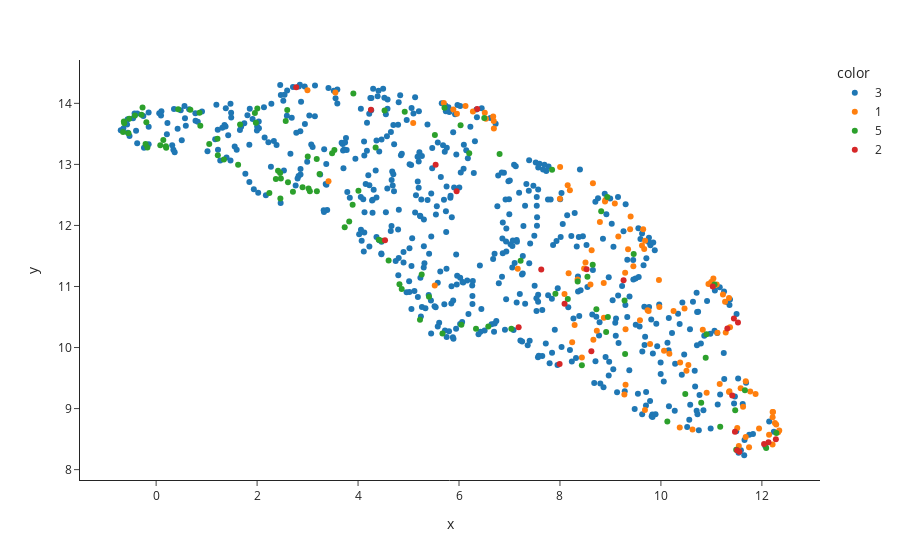

Write notebook code for a chart like this one.
### Markdown cell above
We can generate a UMAP plot that visualizes the cell morphology space, with each point colored according to the age of each worm in days. The metadata for each neuron in this example is provided in the file ```CAJAL/data/c_elegans_features.csv```, which can be found in the GitHub repository of CAJAL. This metadata includes information such as the age of the worm in days and the genotype of each gene (0: wild-type; 1: mutant).

### Code cell
import cajal.utilities
import umap
import pandas
import plotly.express

# Read GW distance matrix
cells, gw_dist_dict = cajal.utilities.read_gw_dists("CAJAL/data_worm/c_elegans_gw_dist.csv", header=True)
gw_dist = cajal.utilities.dist_mat_of_dict(gw_dist_dict)

# Compute UMAP representation
reducer = umap.UMAP(metric="precomputed", random_state=1)
embedding = reducer.fit_transform(gw_dist)

# Download metadata
metadata = pandas.read_csv("CAJAL/data_worm/c_elegans_features.csv", index_col = "cell_name")

# Visualize UMAP
plotly.express.scatter(x=embedding[:,0], 
                       y=embedding[:,1], 
                       template="simple_white", 
                       hover_name=[m + ".swc" for m in cells],
                       color = [str(m) for m in metadata["day"]])

### Figure 1 — Plotly figure (JSON) as saved in the notebook; plotly's stock layout.template omitted (floating-point values rounded to 4 significant figures; data arrays with more than 128 entries replaced by an {"elided": "..."} marker saying what was removed)
{"data": [{"hovertemplate": "<b>%{hovertext}</b><br><br>color=3<br>x=%{x}<br>y=%{y}<extra></extra>", "hovertext": {"elided": "569 str values"}, "legendgroup": "3", "marker": {"color": "#1F77B4", "symbol": "circle"}, "mode": "markers", "name": "3", "orientation": "v", "showlegend": true, "type": "scatter", "x": {"elided": "569 float values"}, "xaxis": "x", "y": {"elided": "569 float values"}, "yaxis": "y"}, {"hovertemplate": "<b>%{hovertext}</b><br><br>color=1<br>x=%{x}<br>y=%{y}<extra></extra>", "hovertext": ["folder_2016-10-7_file_541 day 1_1-exported.swc", "folder_2016-10-7_file_541 day 1_2-exported.swc", "folder_2016-10-7_file_541 day 1_3-exported.swc", "folder_2016-10-7_file_541 day 1_4-exported.swc", "folder_2016-10-7_file_541 day 1_5-exported.swc", "folder_2016-10-7_file_mir-1 541 day 1_1-exported.swc", "folder_2016-10-7_file_mir-1 541 day 1_2-exported.swc", "folder_2016-10-7_file_mir-1 541 day 1_3-exported.swc", "folder_2016-10-7_file_mir-1 541 day 1_4-exported.swc", "folder_2016-10-7_file_mir-1 541 day 1_5-exported.swc", "folder_2016-5-24_file_525 day 1_1-exported.swc", "folder_2016-5-24_file_525 day 1_2-exported.swc", "folder_2016-5-24_file_525 nrx-1 day 1_1-exported.swc", "folder_2016-5-24_file_525 nrx-1 day 1_2-exported.swc", "folder_2016-5-24_file_525 nrx-1 day 1_3-exported.swc", "folder_2016-5-24_file_525 nrx-1 day 1_4-exported.swc", "folder_2016-5-24_file_525 nrx-1 day 1_5-exported.swc", "folder_2016-5-24_file_525 nrx-1 day 1_6-exported.swc", "folder_2016-7-22_file_525 day 1 _1-exported.swc", "folder_2016-7-22_file_525 day 1 _2-exported.swc", "folder_2016-7-22_file_525 day 1 _3-exported.swc", "folder_2016-7-22_file_525 day 1 _4-exported.swc", "folder_2016-7-22_file_525 day 1 _5-exported.swc", "folder_2016-7-22_file_525 nrx_1 day 1 _1-exported.swc", "folder_2016-7-22_file_525 nrx_1 day 1 _2-exported.swc", "folder_2016-7-22_file_525 nrx_1 day 1 _3-exported.swc", "folder_2016-7-22_file_525 nrx_1 day 1 _4-exported.swc", "folder_2016-7-22_file_525 nrx_1 day 1 _5-exported.swc", "folder_2016-7-22_file_541 day 1 _1-exported.swc", "folder_2016-7-22_file_541 day 1 _2-exported.swc", "folder_2016-7-22_file_541 day 1 _3-exported.swc", "folder_2016-7-22_file_541 day 1 _4-exported.swc", "folder_2016-7-22_file_541 day 1 _5-exported.swc", "folder_2016-7-22_file_541 nlg1 day 1 _1-exported.swc", "folder_2016-7-22_file_541 nlg1 day 1 _2-exported.swc", "folder_2016-7-22_file_541 nlg1 day 1 _3-exported.swc", "folder_2016-7-22_file_541 nlg1 day 1 _4-exported.swc", "folder_2016-7-22_file_541 nlg1 day 1 _6-exported.swc", "folder_2016-9-8_file_541 day1_1-exported.swc", "folder_2016-9-8_file_541 day1_2-exported.swc", "folder_2016-9-8_file_541 day1_3-exported.swc", "folder_2016-9-8_file_541 day1_4-exported.swc", "folder_2016-9-9_file_525 day 1_1-exported.swc", "folder_2016-9-9_file_525 day 1_2-exported.swc", "folder_2016-9-9_file_525 day 1_3-exported.swc", "folder_2016-9-9_file_525 day 1_4-exported.swc", "folder_2016-9-9_file_525 day 1_5-exported.swc", "folder_2016-9-9_file_525 day 1_6-exported.swc", "folder_2017-3-15_file_541 day1_1-exported.swc", "folder_2017-3-15_file_541 day1_2-exported.swc", "folder_2017-3-15_file_541 day1_4-exported.swc", "folder_2017-3-15_file_541 day1_5-exported.swc", "folder_2017-8-15_file_541 day 1_1-exported.swc", "folder_2017-8-15_file_541 day 1_2-exported.swc", "folder_2017-8-15_file_541 day 1_3-exported.swc", "folder_2017-8-15_file_541 day 1_4-exported.swc", "folder_2017-8-15_file_541 day 1_5-exported.swc", "folder_2017-8-15_file_541 day 1_6-exported.swc", "folder_2017-8-15_file_nrx1 543 day1_2-exported.swc", "folder_2017-8-15_file_nrx1 543 day1_3-exported.swc", "folder_2017-8-15_file_nrx1 543 day1_4-exported.swc", "folder_2017-8-15_file_nrx1 543 day1_5-exported.swc", "folder_2017-8-16_file_541 day 1_1-exported.swc", "folder_2017-8-16_file_541 day 1_2-exported.swc", "folder_2017-8-16_file_541 day 1_3-exported.swc", "folder_2017-8-16_file_541 day 1_4-exported.swc", "folder_2017-8-16_file_541 day 1_5-exported.swc", "folder_2017-8-16_file_541 day 1_6-exported.swc", "folder_2017-8-16_file_541 day 1_7-exported.swc", "folder_2017-8-16_file_unc-25 541 day 1_1-exported.swc", "folder_2017-8-16_file_unc-25 541 day 1_2-exported.swc", "folder_2017-8-16_file_unc-25 541 day 1_3-exported.swc", "folder_2017-8-16_file_unc-25 541 day 1_4-exported.swc", "folder_2017-8-16_file_unc-25 541 day 1_5-exported.swc", "folder_2017-8-16_file_unc-25 541 day 1_6-exported.swc", "folder_2017-8-16_file_unc-25 541 day 1_7-exported.swc", "folder_2017-8-16_file_unc-97  541 day 1_-exported.swc", "folder_2017-8-16_file_unc-97  541 day 1_2-exported.swc", "folder_2017-8-16_file_unc-97  541 day 1_3-exported.swc", "folder_2017-8-16_file_unc-97  541 day 1_4-exported.swc", "folder_2017-8-16_file_unc-97  541 day 1_5-exported.swc", "folder_2017-8-16_file_unc-97  541 day 1_6-exported.swc", "folder_2017-8-22_file_unc-25 541 day 1_1-exported.swc", "folder_2017-8-22_file_unc-25 541 day 1_2-exported.swc", "folder_2017-8-22_file_unc-25 541 day 1_3-exported.swc", "folder_2017-8-22_file_unc-25 541 day 1_4-exported.swc", "folder_2017-8-22_file_unc-25 541 day 1_5-exported.swc", "folder_2017-8-22_file_unc-97 541 day 1_1-exported.swc", "folder_2017-8-22_file_unc-97 541 day 1_2-exported.swc", "folder_2017-8-22_file_unc-97 541 day 1_3-exported.swc", "folder_2017-8-22_file_unc-97 541 day 1_4-exported.swc", "folder_2017-8-22_file_unc-97 541 day 1_5-exported.swc", "folder_2017-8-23_file_unc-25 541 day 1_1-exported.swc", "folder_2017-8-23_file_unc-25 541 day 1_2-exported.swc", "folder_2017-8-23_file_unc-25 541 day 1_3-exported.swc", "folder_2017-8-23_file_unc-25 541 day 1_4-exported.swc", "folder_2017-8-23_file_unc-97 541 day 1_2-exported.swc", "folder_2017-8-23_file_unc-97 541 day 1_3-exported.swc", "folder_2017-8-23_file_unc-97 541 day 1_4-exported.swc", "folder_2017-8-30_file_541  day 1_1-exported.swc", "folder_2017-8-30_file_541  day 1_2-exported.swc", "folder_2017-8-30_file_541  day 1_3-exported.swc", "folder_2017-8-30_file_unc-25 541 day 1_1-exported.swc", "folder_2017-8-30_file_unc-25 541 day 1_2-exported.swc"], "legendgroup": "1", "marker": {"color": "#FF7F0E", "symbol": "circle"}, "mode": "markers", "name": "1", "orientation": "v", "showlegend": true, "type": "scatter", "x": [9.156, 8.29, 2.998, 8.73, 10.83, 9.585, 11.28, 9.961, 9.299, 9.454, 8.867, 10.38, 6.276, 5.699, 8.506, 12.14, 3.414, 11.04, 11.51, 8.434, 6.691, 8.003, 8.892, 9.276, 10.47, 11.27, 8.349, 11.04, 8.242, 8.604, 8.153, 11.58, 10.25, 7.163, 9.291, 11.63, 8.662, 8.171, 5.888, 9.625, 9.669, 9.785, 8.653, 10.63, 8.479, 8.089, 8.197, 8.87, 10.17, 11.68, 9.736, 12.21, 5.959, 10.06, 8.628, 6.677, 8.791, 7.999, 9.39, 9.087, 12.26, 8.901, 5.52, 10.94, 12.21, 6.534, 9.299, 6.688, 12.32, 11.07, 10.37, 10.54, 11.37, 11.68, 11.35, 9.969, 3.551, 11.12, 5.093, 12.22, 6.129, 12.21, 12.28, 6.511, 9.349, 10.91, 12.34, 10.51, 11.88, 11.77, 11.35, 11.0, 11.16, 9.756, 9.686, 11.75, 11.23, 11.1, 9.648, 11.36, 11.54, 11.94, 9.4, 9.684], "xaxis": "x", "y": [11.82, 10.37, 14.21, 10.27, 10.29, 10.45, 10.24, 11.11, 10.3, 11.33, 11.06, 9.755, 13.87, 14.01, 11.39, 8.573, 12.72, 11.04, 8.683, 9.839, 13.59, 12.96, 12.39, 9.23, 10.64, 10.75, 11.12, 11.13, 10.09, 11.03, 12.66, 9.334, 10.6, 11.29, 11.23, 9.028, 10.13, 11.22, 13.9, 11.67, 11.61, 10.06, 12.69, 8.658, 11.3, 10.88, 12.58, 10.49, 9.9, 8.533, 10.61, 8.943, 13.83, 9.948, 11.6, 13.78, 12.05, 12.44, 11.94, 12.36, 8.766, 12.42, 11.02, 11.04, 8.858, 13.75, 9.391, 13.71, 8.614, 11.03, 8.691, 9.714, 10.33, 9.449, 9.272, 10.66, 14.18, 10.24, 13.68, 8.945, 13.96, 8.413, 8.741, 13.84, 11.61, 9.257, 8.64, 9.62, 9.237, 9.282, 10.81, 11.07, 9.401, 10.6, 11.75, 8.368, 10.87, 11.03, 11.94, 9.285, 8.387, 8.672, 12.15, 8.978], "yaxis": "y"}, {"hovertemplate": "<b>%{hovertext}</b><br><br>color=5<br>x=%{x}<br>y=%{y}<extra></extra>", "hovertext": ["folder_2016-5-15_file_525 day 5_1-exported.swc", "folder_2016-5-15_file_525 day 5_2-exported.swc", "folder_2016-5-15_file_525 day 5_3-exported.swc", "folder_2016-5-15_file_525 day 5_4-exported.swc", "folder_2016-5-15_file_525 day 5_5-exported.swc", "folder_2016-5-15_file_525 day 5_6-exported.swc", "folder_2016-5-15_file_525 day 5_7-exported.swc", "folder_2016-5-15_file_nrx-1 525 day 5_1-exported.swc", "folder_2016-5-15_file_nrx-1 525 day 5_2-exported.swc", "folder_2016-5-15_file_nrx-1 525 day 5_3-exported.swc", "folder_2016-5-15_file_nrx-1 525 day 5_4-exported.swc", "folder_2016-5-15_file_nrx-1 525 day 5_5-exported.swc", "folder_2016-5-15_file_nrx-1 525 day 5_6-exported.swc", "folder_2016-5-15_file_nrx-1 525 day 5_7-exported.swc", "folder_2016-5-15_file_nrx-1 525 day 5_8-exported.swc", "folder_2016-5-24_file_525 day 5_1-exported.swc", "folder_2016-5-24_file_525 day 5_2-exported.swc", "folder_2016-5-24_file_525 day 5_3-exported.swc", "folder_2016-5-24_file_525 day 5_5-exported.swc", "folder_2016-5-24_file_525 nrx-1 day 5_1-exported.swc", "folder_2016-5-24_file_525 nrx-1 day 5_2-exported.swc", "folder_2016-5-24_file_525 nrx-1 day 5_3-exported.swc", "folder_2016-5-24_file_525 nrx-1 day 5_4-exported.swc", "folder_2016-5-24_file_525 nrx-1 day 5_5-exported.swc", "folder_2016-5-24_file_525 nrx-1 day 5_6-exported.swc", "folder_2016-8-31_file_541 nlg-1 day 5_1-exported.swc", "folder_2016-8-31_file_541 nlg-1 day 5_2-exported.swc", "folder_2016-8-31_file_541 nlg-1 day 5_3-exported.swc", "folder_2016-8-31_file_541 nlg-1 day 5_4-exported.swc", "folder_2016-8-31_file_541 nlg-1 day 5_5-exported.swc", "folder_2016-8-31_file_541 nlg-1 day 5_6-exported.swc", "folder_2016-9-2_file_525 day 5_1-exported.swc", "folder_2016-9-2_file_525 day 5_2-exported.swc", "folder_2016-9-2_file_525 day 5_6-exported.swc", "folder_2016-9-2_file_525 day 5_7-exported.swc", "folder_2016-9-2_file_525 nrx-1 day 5_1-exported.swc", "folder_2016-9-2_file_525 nrx-1 day 5_2-exported.swc", "folder_2016-9-2_file_525 nrx-1 day 5_3-exported.swc", "folder_2016-9-2_file_525 nrx-1 day 5_4-exported.swc", "folder_2016-9-2_file_525 nrx-1 day 5_5-exported.swc", "folder_2016-9-2_file_525 nrx-1 day 5_6-exported.swc", "folder_2017-3-22_file_525 day5_1-exported.swc", "folder_2017-3-22_file_525 day5_2-exported.swc", "folder_2017-3-22_file_525 day5_3 crazy-exported.swc", "folder_2017-3-22_file_525 day5_4-exported.swc", "folder_2017-3-22_file_525 day5_5-exported.swc", "folder_2017-3-22_file_525 day5_6-exported.swc", "folder_2017-3-22_file_525 nrx-1 wy day5_1-exported.swc", "folder_2017-3-22_file_525 nrx-1 wy day5_2-exported.swc", "folder_2017-3-22_file_525 nrx-1 wy day5_3-exported.swc", "folder_2017-3-22_file_525 nrx-1 wy day5_4-exported.swc", "folder_2017-3-22_file_525 nrx-1 wy day5_5-exported.swc", "folder_2017-3-22_file_525 nrx-1 wy day5_6-exported.swc", "folder_2017-3-22_file_525 nrx-1 wy day5_7-exported.swc", "folder_2017-3-22_file_525 nrx-1 wy day5_8-exported.swc", "folder_2017-3-22_file_525 nrx-1 wy day5_9-exported.swc", "folder_2017-3-3_file_541 unc-97 day 5_1-exported.swc", "folder_2017-3-3_file_541 unc-97 day 5_2-exported.swc", "folder_2017-3-3_file_541 unc-97 day 5_3-exported.swc", "folder_2017-3-3_file_541 unc-97 day 5_4-exported.swc", "folder_2017-3-3_file_541 unc-97 day 5_5-exported.swc", "folder_2017-3-8_file_525 nrx_1 day 5_1-exported.swc", "folder_2017-3-8_file_525 nrx_1 day 5_2-exported.swc", "folder_2017-3-8_file_525 nrx_1 day 5_3-exported.swc", "folder_2017-3-8_file_525 nrx_1 day 5_4-exported.swc", "folder_2017-3-8_file_525 nrx_1 day 5_5-exported.swc", "folder_2017-3-8_file_525 nrx_1 day 5_6-exported.swc", "folder_2017-3-8_file_525 nrx_1 day 5_7-exported.swc", "folder_2017-3-8_file_525 nrx_1 day 5_8-exported.swc", "folder_2017-3-8_file_541 nlg1 day 5_1-exported.swc", "folder_2017-3-8_file_541 nlg1 day 5_2-exported.swc", "folder_2017-3-8_file_541 nlg1 day 5_3-exported.swc", "folder_2017-3-8_file_541 nlg1 day 5_4-exported.swc", "folder_2017-3-8_file_541 nlg1 day 5_5-exported.swc", "folder_2017-3-8_file_541 nlg1 day 5_6-exported.swc", "folder_2017-3-8_file_541 nlg1 day 5_7-exported.swc", "folder_2017-3-8_file_541 nlg1 day 5_8-exported.swc", "folder_2017-3-8_file_541 unc97 day 5_1-exported.swc", "folder_2017-3-8_file_541 unc97 day 5_2-exported.swc", "folder_2017-3-8_file_541 unc97 day 5_3-exported.swc", "folder_2017-3-8_file_541 unc97 day 5_4-exported.swc", "folder_2017-3-8_file_541 unc97 day 5_5-exported.swc", "folder_2017-3-8_file_541 unc97 day 5_6-exported.swc", "folder_2017-9-15_file_nlg-1 541 day 5_1-exported.swc", "folder_2017-9-15_file_nlg-1 541 day 5_2-exported.swc", "folder_2017-9-15_file_nlg-1 541 day 5_3-exported.swc", "folder_2017-9-15_file_nlg-1 541 day 5_4-exported.swc", "folder_2017-9-15_file_nlg-1 541 day 5_5-exported.swc", "folder_2017-9-15_file_nlg-1 541 day 5_6-exported.swc", "folder_2017-9-5_file_541 day 5_1-exported.swc", "folder_2017-9-5_file_541 day 5_2-exported.swc", "folder_2017-9-5_file_541 day 5_3-exported.swc", "folder_2017-9-5_file_541 day 5_4-exported.swc", "folder_2017-9-5_file_nlg-1 541 day 5 no his_1-exported.swc", "folder_2017-9-5_file_nlg-1 541 day 5 no his_2-exported.swc", "folder_2017-9-5_file_nlg-1 541 day 5 no his_3-exported.swc", "folder_2017-9-5_file_nlg-1 541 day 5 no his_4-exported.swc", "folder_2017-9-5_file_nlg-1 541 day 5 no his_5-exported.swc", "folder_2017-9-5_file_nlg-1 541 day 5 no his_6-exported.swc", "folder_2017-9-5_file_nlg-1 541 day 5 no his_7-exported.swc", "folder_2017-9-5_file_nlg-1 541 day 5 no his_8-exported.swc", "folder_2017-9-5_file_nlg-1 541 day 5 no his_9-exported.swc"], "legendgroup": "5", "marker": {"color": "#2CA02C", "symbol": "circle"}, "mode": "markers", "name": "5", "orientation": "v", "showlegend": true, "type": "scatter", "x": [2.597, 2.415, 3.181, 2.372, 2.456, 3.531, 2.004, 0.8753, 4.348, 1.957, 1.343, 0.4372, 6.58, -0.6392, 2.71, 1.052, 4.865, 6.047, -0.2694, 5.713, 10.89, 3.237, 9.29, -0.5475, 6.337, 3.893, -0.5334, 3.019, 8.155, -0.6558, 0.08214, 3.907, 4.008, 1.975, 1.663, 8.949, 6.804, 4.605, 11.47, 0.6779, 11.49, 7.91, 2.901, -0.1939, 4.82, 3.045, 5.406, 9.28, 1.215, 7.22, 4.41, 8.434, 8.721, 2.612, 5.261, 8.351, 12.29, 10.9, 9.461, 12.09, 11.66, 6.5, 8.915, 8.937, 4.525, 7.844, 3.825, 8.649, 4.925, -0.1732, -0.6317, 5.227, 2.567, 2.243, 0.8597, 5.522, 0.1418, 10.8, 8.817, 11.06, 10.48, 11.17, 10.13, -0.42, 1.624, 0.199, 6.202, 3.735, -0.2903, 5.672, 7.037, 3.184, 2.461, 6.031, 8.544, 1.222, 0.1933, -0.21, 4.47, 2.471, 3.486, 3.004], "xaxis": "x", "y": [13.89, 12.89, 13.09, 12.76, 12.86, 13.24, 13.92, 13.63, 13.28, 13.84, 13.08, 13.9, 10.35, 13.7, 12.55, 13.33, 10.96, 10.37, 13.93, 13.93, 9.831, 12.84, 9.896, 13.51, 10.31, 12.34, 13.75, 12.6, 10.79, 13.53, 13.31, 14.16, 12.57, 13.68, 13.65, 10.5, 13.17, 11.42, 8.972, 13.9, 8.327, 10.88, 12.63, 13.69, 11.04, 12.56, 10.83, 10.77, 13.42, 11.42, 11.76, 9.71, 10.63, 12.71, 11.2, 11.08, 8.6, 10.22, 11.53, 8.353, 9.298, 13.76, 10.26, 12.46, 13.88, 12.91, 12.06, 11.36, 13.86, 13.28, 13.67, 10.46, 13.71, 12.53, 13.84, 13.48, 13.4, 9.095, 12.23, 11.03, 9.238, 8.703, 8.787, 13.8, 12.99, 13.27, 13.18, 11.97, 13.81, 10.23, 10.31, 12.56, 12.44, 13.64, 11.16, 13.15, 13.3, 13.34, 11.75, 12.77, 13.18, 13.13], "yaxis": "y"}, {"hovertemplate": "<b>%{hovertext}</b><br><br>color=2<br>x=%{x}<br>y=%{y}<extra></extra>", "hovertext": ["folder_2016-6-4_file_525 day 2_1-exported.swc", "folder_2016-6-4_file_525 day 2_2-exported.swc", "folder_2016-6-4_file_525 day 2_3-exported.swc", "folder_2016-6-4_file_525 day 2_4-exported.swc", "folder_2016-6-4_file_525 day 2_5-exported.swc", "folder_2016-6-4_file_525 day 2_6-exported.swc", "folder_2016-6-4_file_525 nrx_1 day 2_1-exported.swc", "folder_2016-6-4_file_525 nrx_1 day 2_3-exported.swc", "folder_2016-6-4_file_525 nrx_1 day 2_4-exported.swc", "folder_2016-6-4_file_525 nrx_1 day 2_5-exported.swc", "folder_2016-9-8_file_541 day2_1-exported.swc", "folder_2016-9-8_file_541 day2_2-exported.swc", "folder_2016-9-8_file_541 day2_3-exported.swc", "folder_2016-9-8_file_541 day2_4-exported.swc", "folder_2016-9-8_file_541 day2_5-exported.swc", "folder_2017-1-25_file_unc-97 day 2_1-exported.swc", "folder_2017-1-25_file_unc-97 day 2_2-exported.swc", "folder_2017-1-25_file_unc-97 day 2_3-exported.swc", "folder_2017-1-25_file_unc-97 day 2_4-exported.swc", "folder_2017-1-25_file_unc-97 day 2_5-exported.swc", "folder_2017-1-25_file_unc-97 day 2_6-exported.swc", "folder_2017-1-25_file_unc-97 day 2_7-exported.swc", "folder_2017-1-25_file_unc-97 day 2_8-exported.swc", "folder_2017-1-25_file_unc-97 day 2_9-exported.swc"], "legendgroup": "2", "marker": {"color": "#D62728", "symbol": "circle"}, "mode": "markers", "name": "2", "orientation": "v", "showlegend": true, "type": "scatter", "x": [4.534, 4.256, 8.091, 11.41, 7.993, 11.47, 8.622, 7.181, 11.03, 7.629, 5.952, 2.775, 5.537, 6.362, 11.55, 12.28, 12.13, 9.26, 11.45, 11.53, 8.528, 12.04, 11.32, 11.51], "xaxis": "x", "y": [11.76, 13.89, 10.72, 9.213, 9.731, 8.622, 9.94, 10.33, 11.0, 11.28, 12.56, 14.27, 13.0, 13.91, 8.293, 8.499, 8.449, 11.1, 10.47, 10.41, 11.28, 8.42, 10.31, 8.318], "yaxis": "y"}], "layout": {"legend": {"title": {"text": "color"}, "tracegroupgap": 0}, "margin": {"t": 60}, "xaxis": {"anchor": "y", "domain": [0, 1], "title": {"text": "x"}}, "yaxis": {"anchor": "x", "domain": [0, 1], "title": {"text": "y"}}}}
